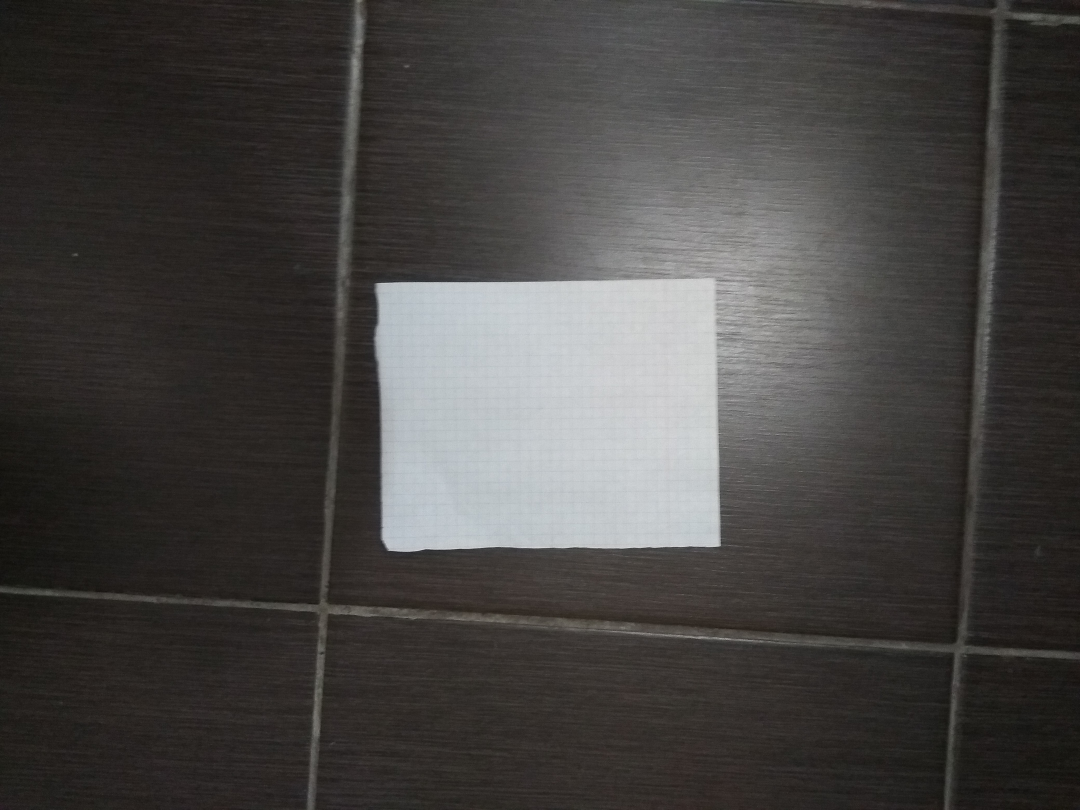
#> input picture images/4ft.jpg, 2160 x 1620 px, found by its file name (shown at 1/2 size)
$ python distance_detection.py   (Python 2 division)   (older library calls are emulated)
#> lines starting #> are read from the running program, lines starting #| are printed output that depends on the picture; after the words box and inside, x2 and y2 are one past the last pixel; in counts of white or black regions, pixels touching at a corner belong together; long printed decimals are rounded
# import the necessary packages
from imutils import paths
import numpy as np
import imutils
import cv2
import time

def find_marker(image):
    # convert the image to grayscale, blur it, and detect edges
    gray = cv2.cvtColor(image, cv2.COLOR_BGR2GRAY)
    gray = cv2.GaussianBlur(gray, (5, 5), 0)
    edged = cv2.Canny(gray, 35, 125)

    # find the contours in the edged image and keep the largest one;
    # we'll assume that this is our piece of paper in the image
    cnts = cv2.findContours(edged.copy(), cv2.RETR_LIST, cv2.CHAIN_APPROX_SIMPLE)
    cnts = imutils.grab_contours(cnts)
    c = max(cnts, key=cv2.contourArea)
    # cv2.imshow("image", edged)
    # cv2.waitKey(0)
    print "C: "
    print cv2.minAreaRect(c)
    # compute the bounding box of the of the paper region and return it
    return cv2.minAreaRect(c)

def distance_to_camera(knownWidth, focalLength, perWidth):
    # compute and return the distance from the maker to the camera
    return (knownWidth * focalLength) / perWidth

# initialize the known distance from the camera to the object, which
# in this case is 24 inches
KNOWN_DISTANCE = 47.24

# initialize the known object width, which in this case, the piece of
# paper is 12 inches wide
KNOWN_WIDTH = 6.2

# load the furst image that contains an object that is KNOWN TO BE 2 feet
# from our camera, then find the paper marker in the image, and initialize
# the focal length
cv2.namedWindow('image', cv2.WINDOW_NORMAL)
image = cv2.imread("C:\\BPHS_python_prototype-\\images\\4ft.jpg")
#> image is the input picture: shape (1620, 2160, 3); mean B, G, R 66, 67.7, 69.8
#cv2.imshow("image", image)
#time.sleep(10)
marker = find_marker(image)
#> in find_marker, `edged = cv2.Canny(gray, 35, 125)`:
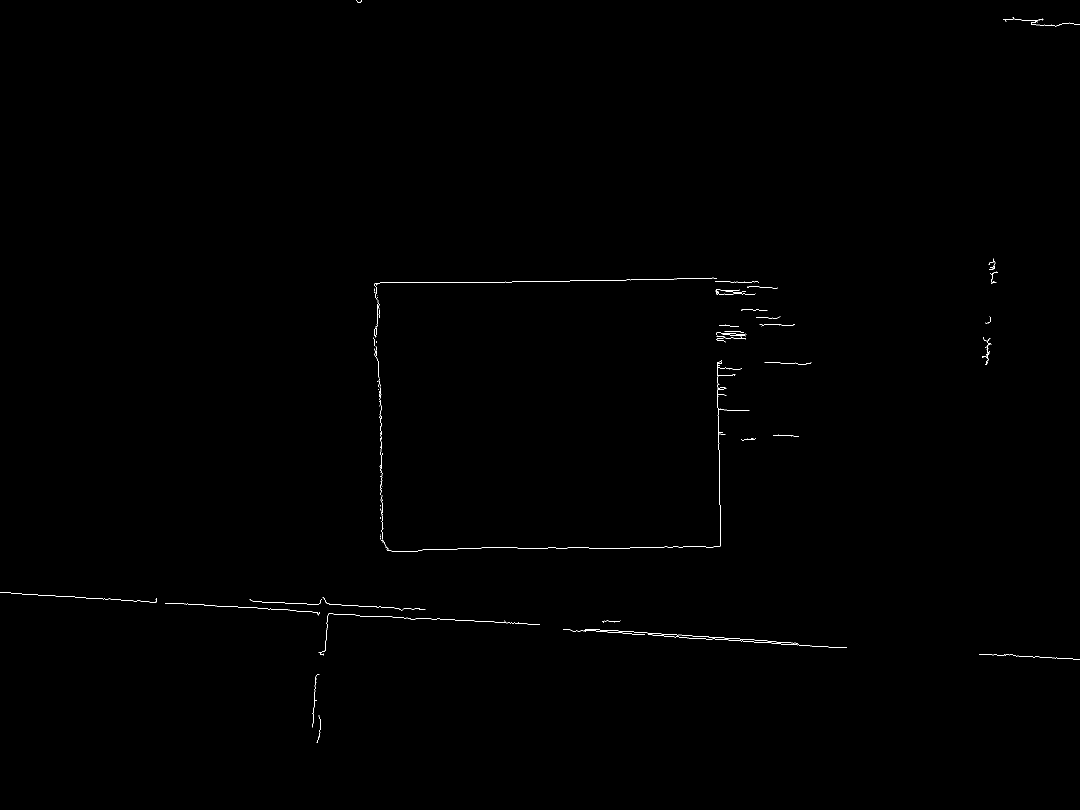
#> edged: shape (1620, 2160) (shown at 1/2 size); 0.21% white in thin lines or dots
#> in find_marker, `cnts = cv2.findContours(edged.copy(), cv2.RETR_LIST, cv2.CHAIN_APPROX_..`: cnts = 101 contours, 99 with area under 20; largest, box (x1, y1, x2, y2) and area: (1965, 685, 1983, 730) 22, (1434, 721, 1444, 728) 22
#> in find_marker, `c = max(cnts, key=cv2.contourArea)`: c = contour of 100 points, box (x1, y1, x2, y2) (1965, 685, 1983, 730), area 22
#| ((1972.215, 706.853), (43.984, 12.286), -79.380)
#> marker = ((1972.2, 706.9), (43.98, 12.29), -79.38)
focalLength = (marker[1][0] * KNOWN_DISTANCE) / KNOWN_WIDTH
#> focalLength = 335.1
print focalLength
#| 335.126
# loop over the images
for imagePath in sorted(paths.list_images("C:\\BPHS_python_prototype-\\images")):
    # load the image, find the marker in the image, then compute the
    # distance to the marker from the camera
    image = cv2.imread(imagePath)
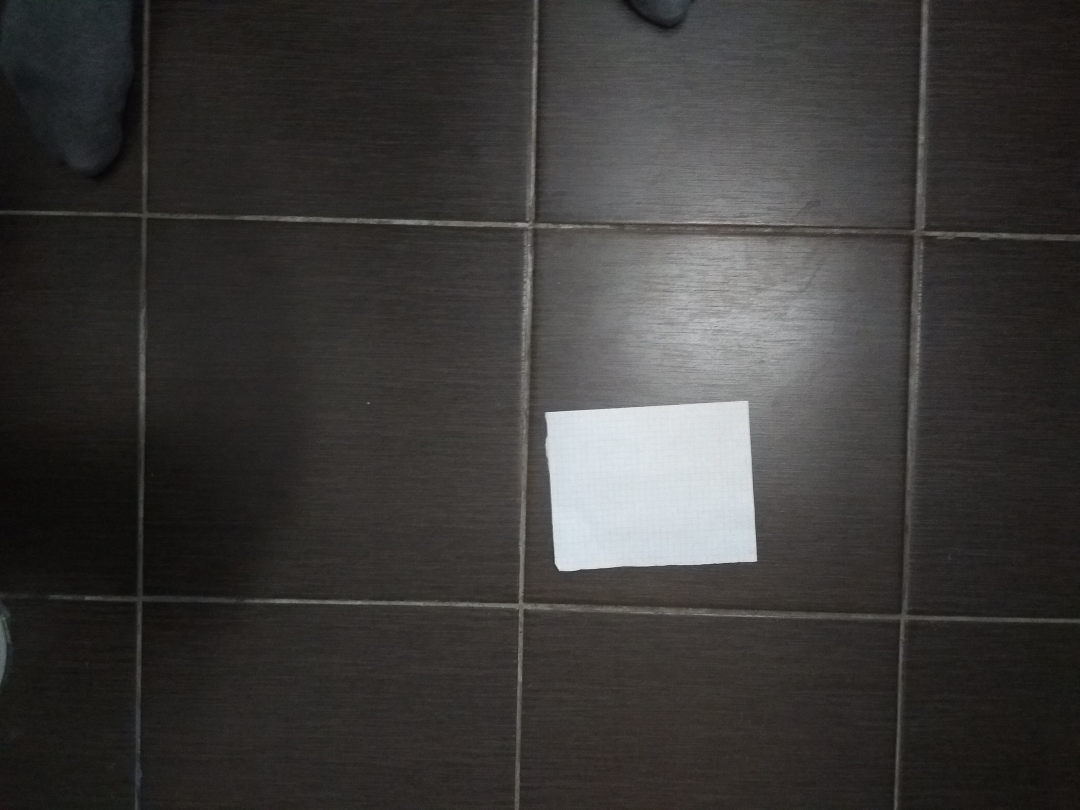
#> input picture images/2ft.jpg, 2160 x 1620 px (shown at 1/2 size)
#> image is the input picture: shape (1620, 2160, 3); mean B, G, R 55.8, 57.5, 58.9
    cv2.imshow("image", image)
    cv2.waitKey(0)
    #time.sleep(10)
    marker = find_marker(image)
#> in find_marker (call 2), `edged = cv2.Canny(gray, 35, 125)`:
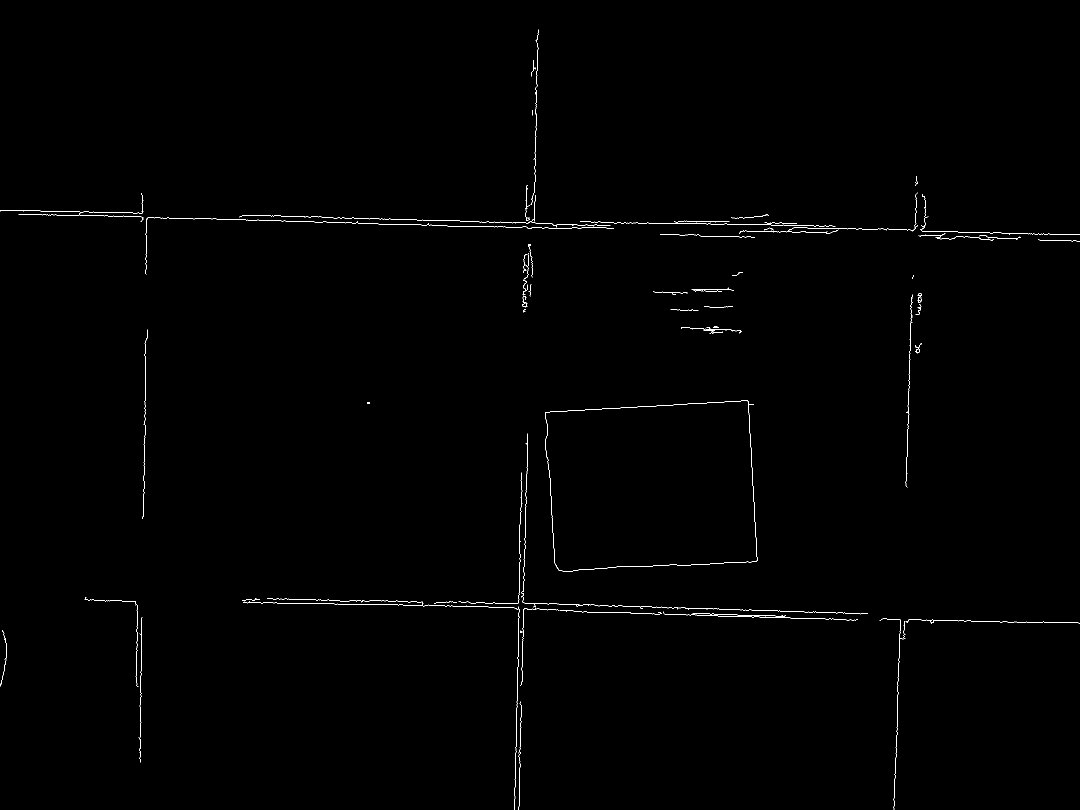
#> edged: shape (1620, 2160) (shown at 1/2 size); 0.41% white in thin lines or dots
#> in find_marker (call 2), `cnts = cv2.findContours(edged.copy(), cv2.RETR_LIST, cv2.CHAIN_APPROX_..`: cnts = 86 contours, 78 with area under 20; largest, box (x1, y1, x2, y2) and area: (1090, 801, 1515, 1143) 129646, (1090, 801, 1515, 1143) 129630, (1835, 586, 1844, 606) 84, (1830, 686, 1843, 707) 49, (1836, 593, 1843, 605) 46, (1832, 697, 1840, 706) 38, (1362, 654, 1484, 668) 22, (1050, 1206, 1736, 1229) 20
#> in find_marker (call 2), `c = max(cnts, key=cv2.contourArea)`: c = contour of 235 points, box (x1, y1, x2, y2) (1090, 801, 1515, 1143), area 129646
#| ((1304.724, 971.942), (420.550, 323.597), -2.886)
#> marker = ((1304.7, 971.9), (420.5, 323.6), -2.89)
    inches = distance_to_camera(KNOWN_WIDTH, focalLength, marker[1][0])
#> inches = 4.94
    print "Marker: ", marker[1][0]
#| Marker:  420.550
    # draw a bounding box around the image and display it
    box = cv2.boxPoints(marker) if imutils.is_cv2() else cv2.boxPoints(marker)
#> box = [[1102.9, 1144.1], [1086.6, 820.9], [1506.6, 799.8], [1522.9, 1122.9]]
    box = np.int0(box)
#> box = [[1102, 1144], [1086, 820], [1506, 799], [1522, 1122]]
    cv2.drawContours(image, [box], -1, (0, 255, 0), 2)
    cv2.putText(image, "%.2fft" % (inches / 12),
        (image.shape[1] - 200, image.shape[0] - 20), cv2.FONT_HERSHEY_SIMPLEX,
        2.0, (0, 255, 0), 3)
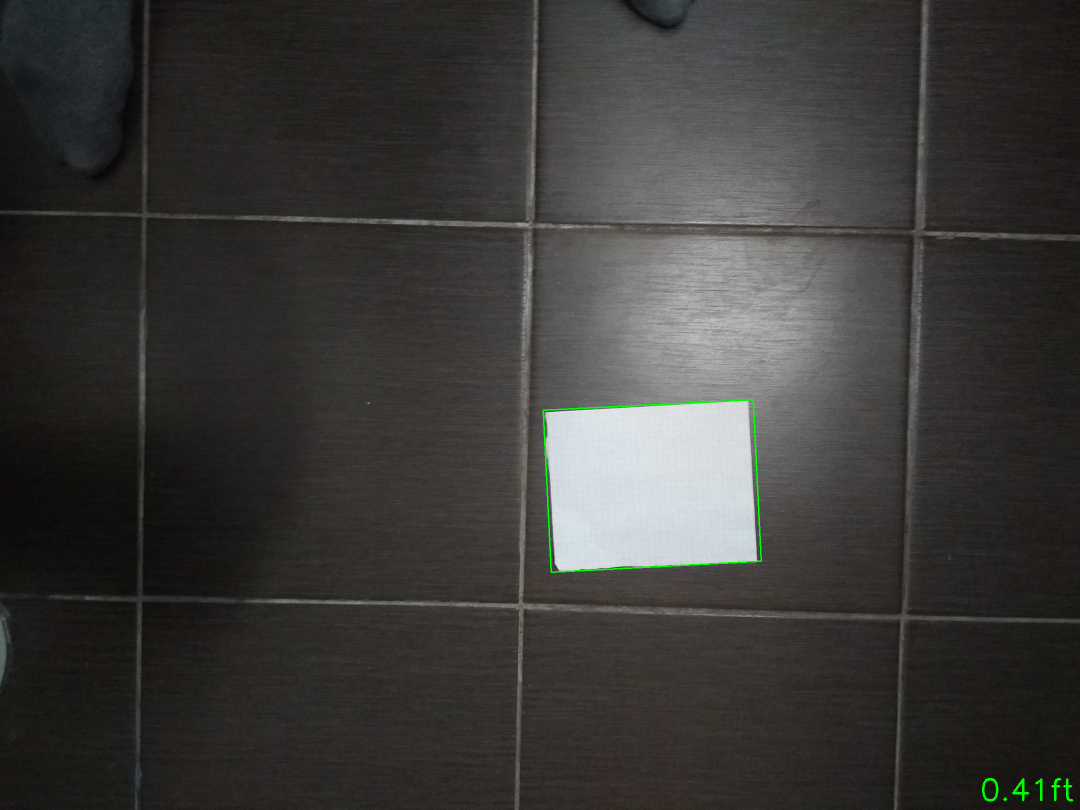
#> image: shape (1620, 2160, 3) (shown at 1/2 size); mean B, G, R 55.7, 57.8, 58.8
    cv2.resize(image, (520, 1060))
    cv2.imshow("image", image)
    cv2.waitKey(0)
#> pass 2 of the loop `for imagePath in sorted(paths.list_images("C:\\BPHS_python_prototype-\..`:
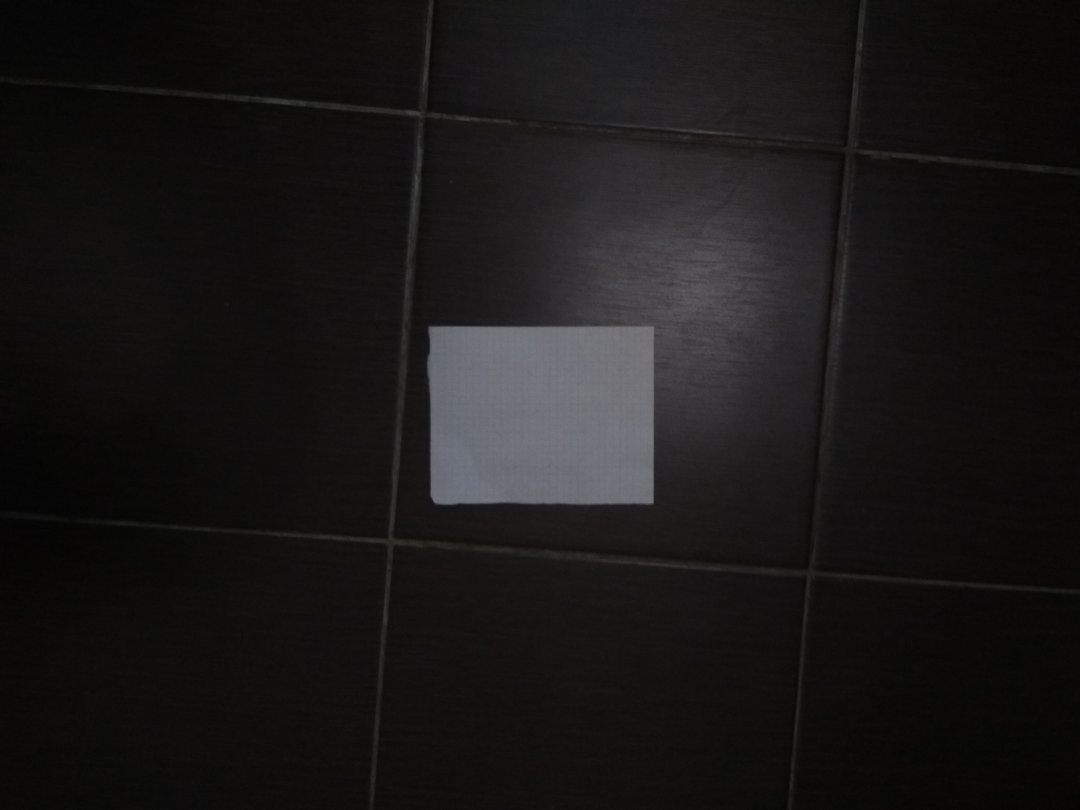
#> input picture images/3ft.jpg, 2160 x 1620 px (shown at 1/2 size)
#> image is the input picture: shape (1620, 2160, 3); mean B, G, R 22.9, 23.1, 24.2
#> in find_marker (call 3), `edged = cv2.Canny(gray, 35, 125)`:
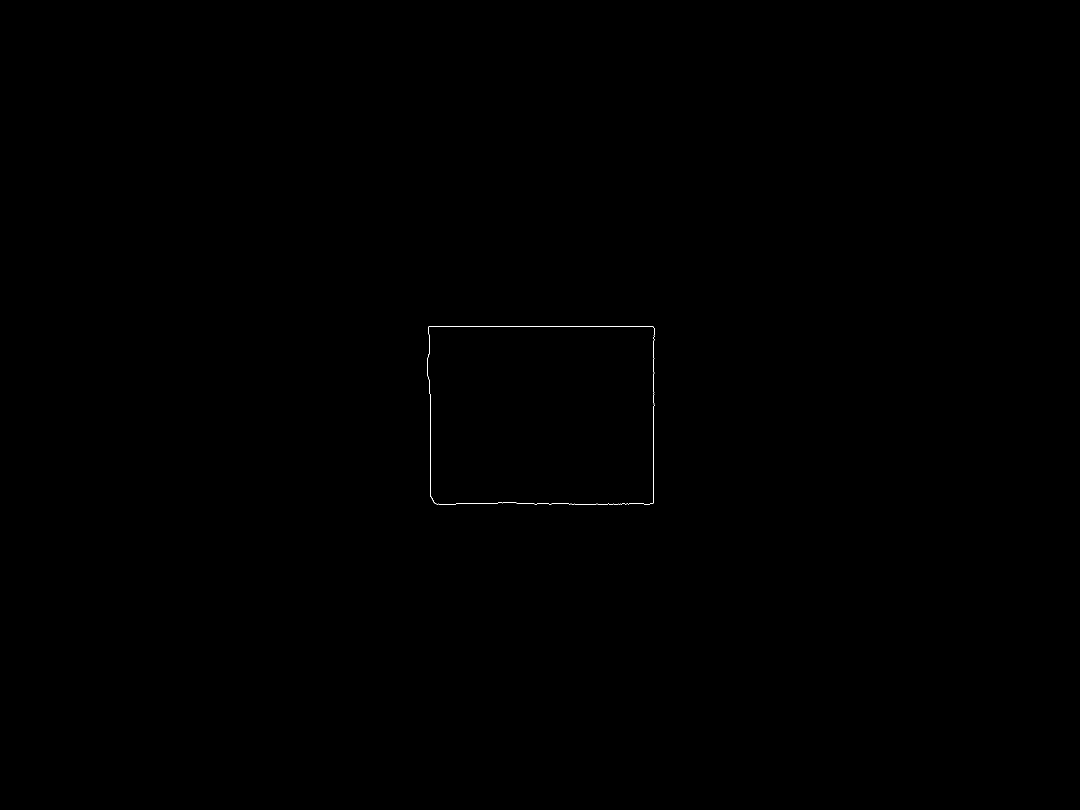
#> edged: shape (1620, 2160) (shown at 1/2 size); 0.05% white in thin lines or dots, all inside (x1, y1, x2, y2) = (854, 652, 1309, 1010)
#> cnts = 2 contours; box (x1, y1, x2, y2) and area: (854, 652, 1309, 1010) 158740, (854, 652, 1309, 1010) 158727
#> c = contour of 314 points, box (x1, y1, x2, y2) (854, 652, 1309, 1010), area 158740
#| ((1081.0, 830.5), (357.0, 454.0), -90.0)
#> `marker = find_marker(image)`: marker = ((1081, 830.5), (357, 454), -90)
#> inches = 5.82
#| Marker:  357.0
#> `box = cv2.boxPoints(marker) if imutils.is_cv2() else cv2.boxPoints(mar..`: box = [[1308, 1009], [854, 1009], [854, 652], [1308, 652]]
#> `cv2.putText(image, "%.2fft" % (inches / 12), (image.shape[1] - 200, im..`:
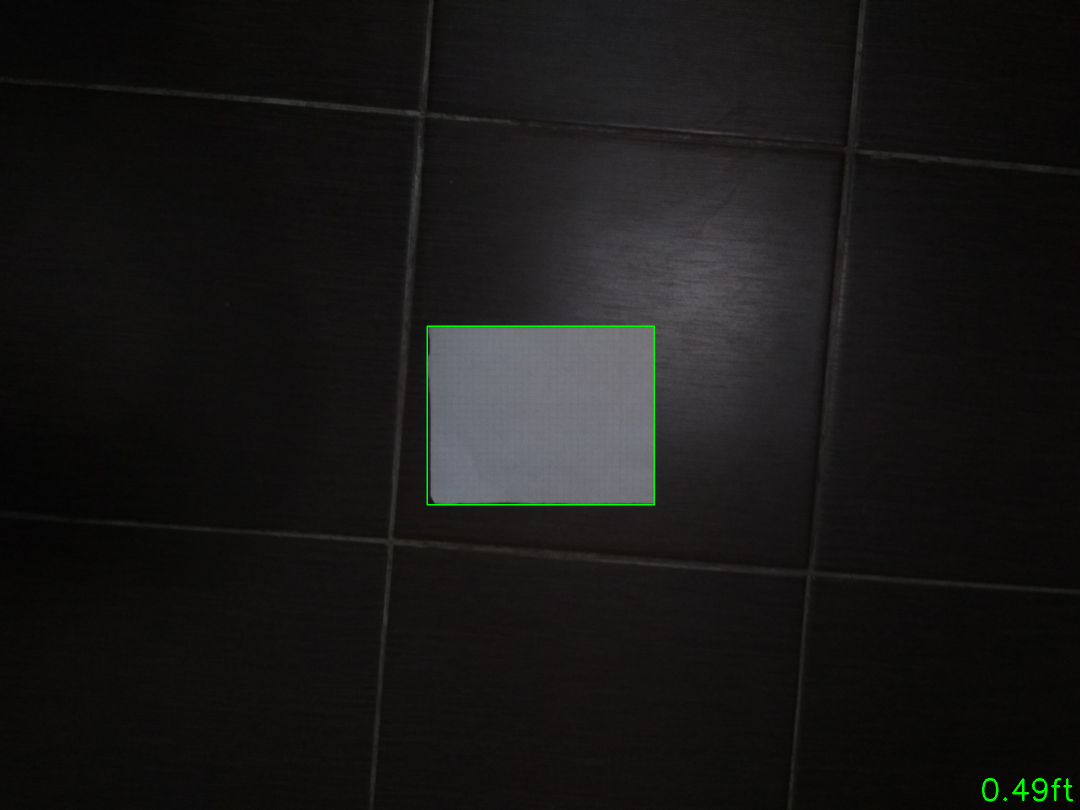
#> image: shape (1620, 2160, 3) (shown at 1/2 size); mean B, G, R 22.8, 23.5, 24.1
